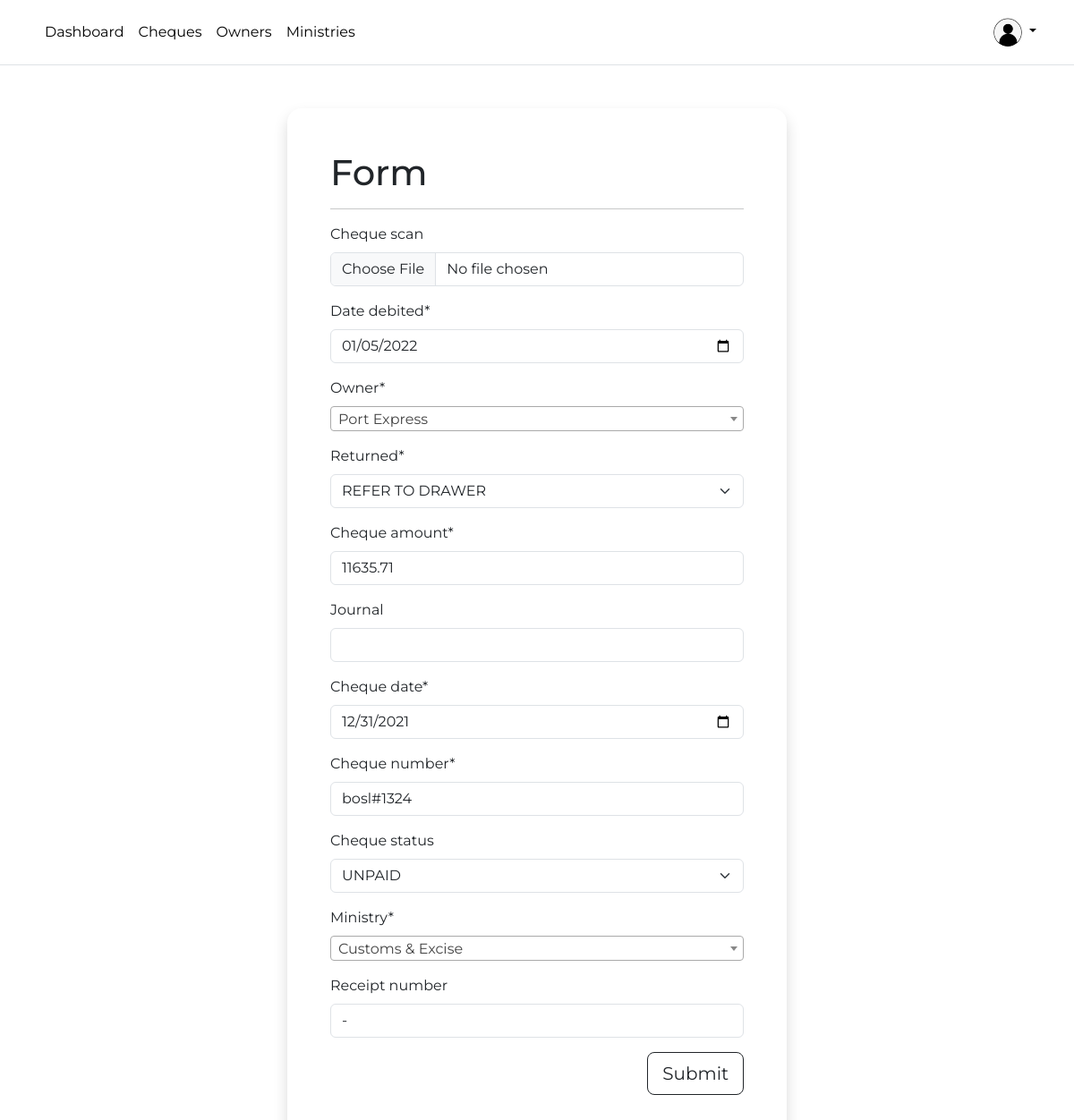
Before: /cheque/update/126/ (signed in) with the older database file.
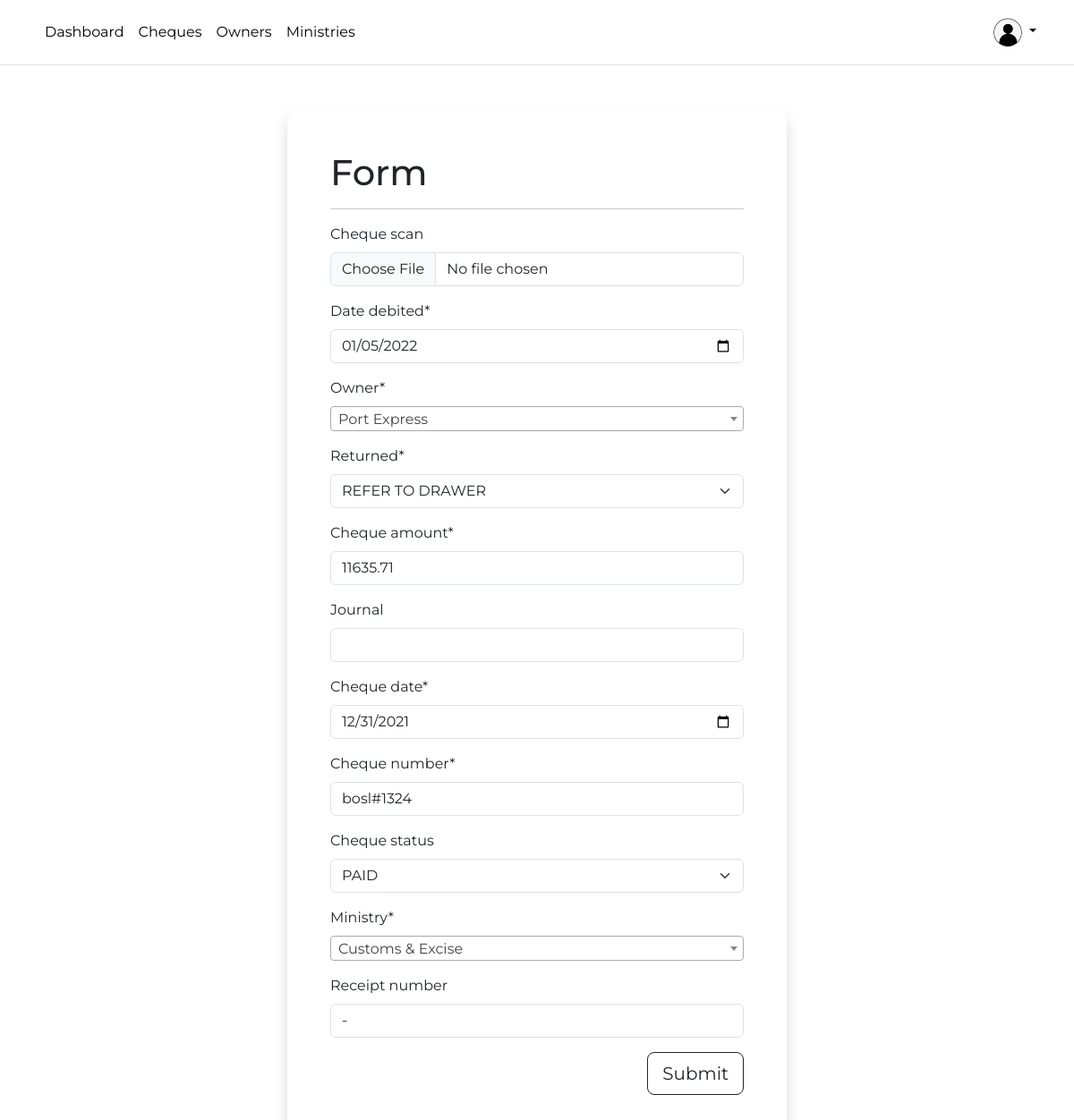
After: the same page with the newer database file.
### users/models.py (models this page shows, shortened)
class User(AbstractUser):
    is_viewer = models.BooleanField(default=False)
    is_creator = models.BooleanField(default=True)
    is_supervisor = models.BooleanField(default=False)

class Profile(models.Model):
    GENDER_LIST = [
        ("F", "Female"),
        ("M", "Male"),
    ]
    user = models.OneToOneField(User, on_delete=models.CASCADE, related_name="profile")
    uid = models.UUIDField(default=uuid.uuid4, editable=False, unique=True)
    image = models.ImageField(
        blank=True,
        null=True,
        upload_to="profile_photos",
        default="img/default-avatarpng.png",
    )
    first_name = models.CharField(max_length=255)
    last_name = models.CharField(max_length=255, blank=True)
    gender = models.CharField(max_length=1, choices=GENDER_LIST)
    phone = models.CharField(max_length=25, null=True, default="+1")
    phone1 = models.CharField(max_length=25, blank=True)
    bio = models.TextField(blank=True)

### cheques/models.py (models this page shows, shortened)
class Cheque(models.Model):
    cheque_scan = models.FileField(upload_to="cheques", null=True, blank=True)
    is_deleted = models.BooleanField(default=False)
    date_debited = models.DateField()
    owner = models.ForeignKey(
        Owner,
        on_delete=models.CASCADE,
        related_name="cheques",
    )
    returned = models.ForeignKey(Returned, on_delete=models.CASCADE, default=1)
    chq_amount = models.DecimalField("cheque amount", max_digits=10, decimal_places=2)
    journal = models.CharField(max_length=255, blank=True)
    cheque_date = models.DateField()
    cheque_no = models.CharField("cheque number", max_length=255)
    cheque_status = models.ForeignKey(
        ChequeStatus,
        on_delete=models.PROTECT,
        related_name="cheque_statuses",
        null=True,
        blank=True,
    )
    ministry = models.ForeignKey(
        Ministry,
        on_delete=models.CASCADE,
    )
    receipt_no = models.CharField("receipt number", max_length=255, blank=True)
    created_at = models.DateTimeField(auto_now_add=True)
    updated_at = models.DateTimeField(auto_now=True)
    created_by = models.ForeignKey(
        User,
        on_delete=models.PROTECT,
        related_name="cheques_created",
        null=True,
        blank=True,
    )
    updated_by = models.ForeignKey(
        User,
        on_delete=models.PROTECT,
        related_name="cheques_updated",
        blank=True,
        null=True,
    )
    class Meta:
        ordering = ("date_debited",)

### cheques/views.py (the view, shortened to what this page needs)
# urls.py: path("cheque/update/<int:pk>/", ChequeUpdateView.as_view(), name="cheque-update"),
class ChequeUpdateView(LoginRequiredMixin, SuccessMessageMixin, UpdateView):
    model = Cheque
    form_class = ChequeUpdateForm
    template_name_suffix = "_update_form"

### cheques/forms.py
class ChequeUpdateForm(forms.ModelForm):
    class Meta:
        model = Cheque
        fields = "__all__"
        exclude = ["created_by", "updated_by", "is_deleted"]
        widgets = {
            "date_debited": forms.TextInput(attrs={"type": "date"}),
            "cheque_date": forms.TextInput(attrs={"type": "date"}),
        }

### cheques/models.py (called while the page is built)
    def __str__(self):
        return self.name.title()

    def __str__(self):
        return f"{self.name.upper()}"

    def __str__(self):
        return self.name.title()

    def __str__(self):
        return self.name.upper()

### cheques/templatetags/context_processors.py (called while the page is built)
def sum_of_all_cheques(request):
    current_year = datetime.datetime.now().year - 1
    total_sum = (
        Cheque.objects.filter(date_debited__year=(current_year)).aggregate(
            total_sum=Sum("chq_amount")
        )["total_sum"]
        or 0
    )
    return {"total_sum_of_cheques": f"{total_sum:.2f}"}

def sum_of_all_paid_cheques(request):
    current_year = datetime.datetime.now().year - 1
    total_sum = (
        Cheque.objects.filter(
            date_debited__year=(current_year), cheque_status__name__iexact="paid"
        ).aggregate(total_sum=Sum("chq_amount"))["total_sum"]
        or 0
    )
    return {"total_sum_of_paid_cheques": f"{total_sum:.2f}"}

def sum_of_all_unpaid_cheques(request):
    current_year = datetime.datetime.now().year - 1
    sum_of_all_cheques = Cheque.objects.filter(
        date_debited__year=(current_year)
    ).aggregate(total_sum=Sum("chq_amount"))["total_sum"]
    sum_of_all_paid_cheques = Cheque.objects.filter(
        date_debited__year=(current_year), cheque_status__name__iexact="paid"
    ).aggregate(total_sum=Sum("chq_amount"))["total_sum"]
    total_sum = sum_of_all_cheques - sum_of_all_paid_cheques
    return {"total_sum_of_unpaid_cheques": f"{total_sum:.2f}"}

### templates/cheques/cheque_update_form.html (shortened to what this page needs)
{% extends 'base.html' %}
{% load crispy_forms_tags %}
{% block content %}
<div class="container my-5">
    <div class="col-lg-6 mx-auto shadow p-5 rounded-4">
        <h1>Form</h1>
        <hr>
        <form action="" enctype="multipart/form-data"
            method="post">
            {{form|crispy}}
            <div class="my-3 text-end">
                <button class="btn btn-lg btn-outline-dark"
                    type="submit">Submit</button>
            </div>
        </form>
    </div>
</div>
{% endblock content %}

### templates/base.html (shortened to what this page needs)
<!doctype html>
<html lang="en">
<head>
    <link
        href="https://cdn.jsdelivr.net/npm/bootstrap@5.3.1/dist/css/bootstrap.min.css"
        rel="stylesheet"
>
    <link
        href="https://cdn.jsdelivr.net/npm/select2@4.1.0-rc.0/dist/css/select2.min.css"
        rel="stylesheet" />
</head>
<body>
    {% include 'nav-bar.html' %}
    {% block content %}
    {% endblock content %}
</body>
</html>

### templates/nav-bar.html (shortened to what this page needs)
{% load static %}
{% if request.user.is_authenticated %}
<header class="p-3 mb-3 border-bottom">
  <div class="container">
    <div
      class="d-flex flex-wrap align-items-center justify-content-center justify-content-lg-start">
      <ul
        class="nav col-12 col-lg-auto me-lg-auto mb-2 justify-content-center mb-md-0">
        <li><a href="{% url 'dashboard' %}"
            class="nav-link px-2 link-body-emphasis">Dashboard</a></li>
        <li><a href="{% url 'cheque-list' %}"
            class="nav-link px-2 link-body-emphasis">Cheques</a></li>
        <li><a href="{% url 'owner-list' %}"
            class="nav-link px-2 link-body-emphasis">Owners</a></li>
        <li><a href="{% url 'ministry-list' %}"
            class="nav-link px-2 link-body-emphasis">Ministries</a></li>
      </ul>
      <div class="dropdown text-end">
        <a href="#"
          class="d-block link-body-emphasis text-decoration-none dropdown-toggle"
          data-bs-toggle="dropdown"
          aria-expanded="false">
          {% if request.user.profile.image %}
          <img src="{{ request.user.profile.image.url }}"
            alt="mdo"
            width="32"
            height="32"
            class="rounded-circle">
          {% endif %}
        </a>
      </div>
    </div>
  </div>
</header>
{% endif %}

### templates/base.html (style rules this page uses)
html, body { font-family: 'Montserrat', sans-serif; }

Changed rows visible on the page:
changed Cheque "REFER TO DRAWER": cheque_status "UNPAID" → "PAID"
